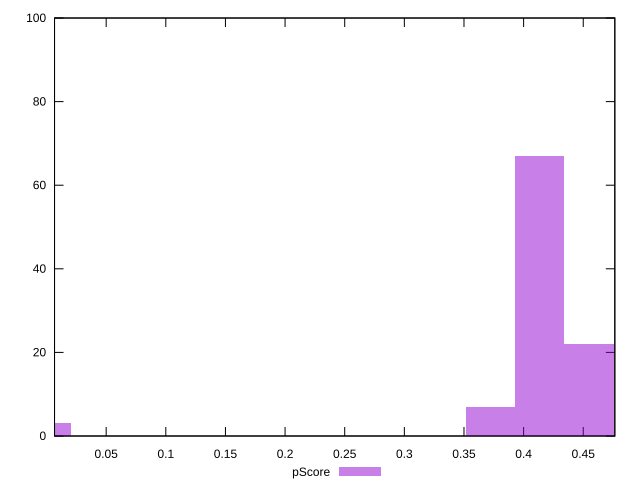

This figure's gnuplot source:
reset

$pScore <<EOF
0.4134642744995259 67
0.4548107019494785 22
0.3721178470495733 7
0 3
0.496157129399431 1
EOF

set key outside below
set boxwidth 0.04134642744995259
set xrange [0.006705882352941173:0.4764705882352941]
set yrange [0:100]
set trange [0:100]
set style fill transparent solid 0.5 noborder
set terminal svg size 640, 490 enhanced background rgb 'white'
set output "reprap/render-blocking-resources/samples/pages+cached+noexternal+nomedia+nocss+nojs/pScore/histogram.svg"

plot $pScore title "pScore" with boxes

reset
